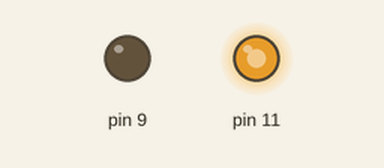
Simulated run of this sketch. Board: Arduino Uno, built with avr-gcc and run on an emulated ATmega328P. Shown: output pins drawn as LEDs (lit = HIGH).

Above: at 0.05 s.
At 4.0 s:
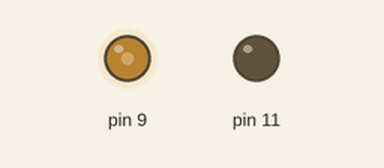
Timing chart, 0 to 5.2 s (numbered marks = the images above):
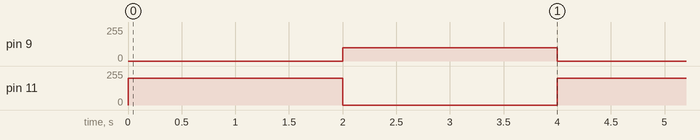

Measured:
- by itself, pin 9: alternates 100/255 for 2.0 s and 0/255 for 2.0 s
- by itself, pin 11: alternates 200/255 for 2.0 s and 0/255 for 2.0 s

The sketch:

code14.3.ino
```cpp
void setup()
{
   pinMode(11, OUTPUT);
   pinMode(9, OUTPUT);

}

void loop()
{
    analogWrite(11, 200);
    digitalWrite(9, LOW);
    delay(2000);
    digitalWrite(11, LOW);
    analogWrite(9,100);
    delay(2000);
}
```
